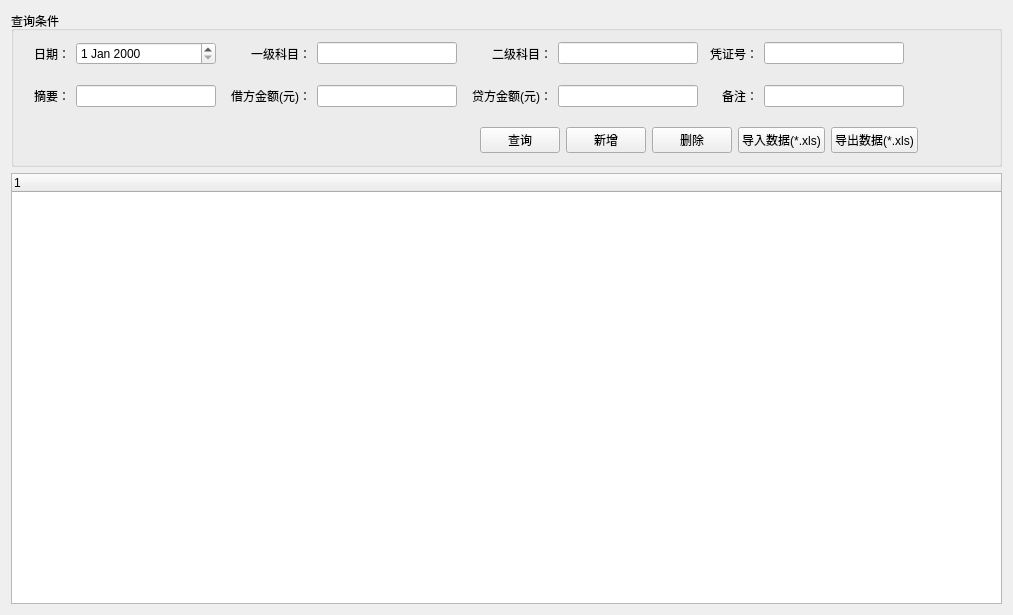
<?xml version="1.0" encoding="UTF-8"?>
<ui version="4.0">
 <class>FinancialSoftClass</class>
 <widget class="QMainWindow" name="FinancialSoftClass">
  <property name="geometry">
   <rect>
    <x>0</x>
    <y>0</y>
    <width>1013</width>
    <height>615</height>
   </rect>
  </property>
  <property name="windowTitle">
   <string>FinancialSoft</string>
  </property>
  <widget class="QWidget" name="centralWidget">
   <layout class="QHBoxLayout" name="horizontalLayout">
    <property name="spacing">
     <number>0</number>
    </property>
    <property name="leftMargin">
     <number>0</number>
    </property>
    <property name="topMargin">
     <number>0</number>
    </property>
    <property name="rightMargin">
     <number>0</number>
    </property>
    <property name="bottomMargin">
     <number>0</number>
    </property>
    <item>
     <widget class="QStackedWidget" name="stackedWidget">
      <property name="currentIndex">
       <number>1</number>
      </property>
      <widget class="QWidget" name="page2">
       <layout class="QHBoxLayout" name="horizontalLayout_28">
        <item>
         <spacer name="horizontalSpacer_5">
          <property name="orientation">
           <enum>Qt::Horizontal</enum>
          </property>
          <property name="sizeHint" stdset="0">
           <size>
            <width>325</width>
            <height>20</height>
           </size>
          </property>
         </spacer>
        </item>
        <item>
         <widget class="QGroupBox" name="groupBox_2">
          <property name="title">
           <string>信息</string>
          </property>
          <layout class="QVBoxLayout" name="verticalLayout_3">
           <item>
            <layout class="QHBoxLayout" name="horizontalLayout_24">
             <item>
              <widget class="QLabel" name="label_17">
               <property name="minimumSize">
                <size>
                 <width>60</width>
                 <height>0</height>
                </size>
               </property>
               <property name="text">
                <string>日期：</string>
               </property>
               <property name="alignment">
                <set>Qt::AlignRight|Qt::AlignTrailing|Qt::AlignVCenter</set>
               </property>
              </widget>
             </item>
             <item>
              <widget class="QDateEdit" name="dateEdit_change">
               <property name="minimumSize">
                <size>
                 <width>140</width>
                 <height>0</height>
                </size>
               </property>
               <property name="maximumSize">
                <size>
                 <width>140</width>
                 <height>16777215</height>
                </size>
               </property>
              </widget>
             </item>
            </layout>
           </item>
           <item>
            <layout class="QHBoxLayout" name="horizontalLayout_25">
             <item>
              <widget class="QLabel" name="label_18">
               <property name="minimumSize">
                <size>
                 <width>60</width>
                 <height>0</height>
                </size>
               </property>
               <property name="text">
                <string>一级科目：</string>
               </property>
               <property name="alignment">
                <set>Qt::AlignRight|Qt::AlignTrailing|Qt::AlignVCenter</set>
               </property>
              </widget>
             </item>
             <item>
              <widget class="QLineEdit" name="lineEdit_subject1_change">
               <property name="minimumSize">
                <size>
                 <width>140</width>
                 <height>0</height>
                </size>
               </property>
               <property name="maximumSize">
                <size>
                 <width>140</width>
                 <height>16777215</height>
                </size>
               </property>
              </widget>
             </item>
            </layout>
           </item>
           <item>
            <layout class="QHBoxLayout" name="horizontalLayout_26">
             <item>
              <widget class="QLabel" name="label_19">
               <property name="minimumSize">
                <size>
                 <width>85</width>
                 <height>0</height>
                </size>
               </property>
               <property name="text">
                <string>二级科目：</string>
               </property>
               <property name="alignment">
                <set>Qt::AlignRight|Qt::AlignTrailing|Qt::AlignVCenter</set>
               </property>
              </widget>
             </item>
             <item>
              <widget class="QLineEdit" name="lineEdit_subject2_change">
               <property name="minimumSize">
                <size>
                 <width>140</width>
                 <height>0</height>
                </size>
               </property>
               <property name="maximumSize">
                <size>
                 <width>140</width>
                 <height>16777215</height>
                </size>
               </property>
              </widget>
             </item>
            </layout>
           </item>
           <item>
            <layout class="QHBoxLayout" name="horizontalLayout_29">
             <item>
              <widget class="QLabel" name="label_21">
               <property name="minimumSize">
                <size>
                 <width>60</width>
                 <height>0</height>
                </size>
               </property>
               <property name="text">
                <string>摘要：</string>
               </property>
               <property name="alignment">
                <set>Qt::AlignRight|Qt::AlignTrailing|Qt::AlignVCenter</set>
               </property>
              </widget>
             </item>
             <item>
              <widget class="QLineEdit" name="lineEdit_digest_change">
               <property name="minimumSize">
                <size>
                 <width>140</width>
                 <height>0</height>
                </size>
               </property>
               <property name="maximumSize">
                <size>
                 <width>140</width>
                 <height>16777215</height>
                </size>
               </property>
              </widget>
             </item>
            </layout>
           </item>
           <item>
            <layout class="QHBoxLayout" name="horizontalLayout_31">
             <item>
              <widget class="QLabel" name="label_23">
               <property name="minimumSize">
                <size>
                 <width>85</width>
                 <height>0</height>
                </size>
               </property>
               <property name="text">
                <string>借方金额(元)：</string>
               </property>
               <property name="alignment">
                <set>Qt::AlignRight|Qt::AlignTrailing|Qt::AlignVCenter</set>
               </property>
              </widget>
             </item>
             <item>
              <widget class="QLineEdit" name="lineEdit_borrow_change">
               <property name="minimumSize">
                <size>
                 <width>140</width>
                 <height>0</height>
                </size>
               </property>
               <property name="maximumSize">
                <size>
                 <width>140</width>
                 <height>16777215</height>
                </size>
               </property>
              </widget>
             </item>
            </layout>
           </item>
           <item>
            <layout class="QHBoxLayout" name="horizontalLayout_32">
             <item>
              <widget class="QLabel" name="label_24">
               <property name="minimumSize">
                <size>
                 <width>85</width>
                 <height>0</height>
                </size>
               </property>
               <property name="text">
                <string>贷方金额(元)：</string>
               </property>
               <property name="alignment">
                <set>Qt::AlignRight|Qt::AlignTrailing|Qt::AlignVCenter</set>
               </property>
              </widget>
             </item>
             <item>
              <widget class="QLineEdit" name="lineEdit_loan_change">
               <property name="minimumSize">
                <size>
                 <width>140</width>
                 <height>0</height>
                </size>
               </property>
               <property name="maximumSize">
                <size>
                 <width>140</width>
                 <height>16777215</height>
                </size>
               </property>
              </widget>
             </item>
            </layout>
           </item>
           <item>
            <layout class="QHBoxLayout" name="horizontalLayout_30">
             <item>
              <widget class="QLabel" name="label_22">
               <property name="minimumSize">
                <size>
                 <width>6</width>
                 <height>0</height>
                </size>
               </property>
               <property name="text">
                <string>备注：</string>
               </property>
               <property name="alignment">
                <set>Qt::AlignRight|Qt::AlignTrailing|Qt::AlignVCenter</set>
               </property>
              </widget>
             </item>
             <item>
              <widget class="QLineEdit" name="lineEdit_remark_change">
               <property name="minimumSize">
                <size>
                 <width>140</width>
                 <height>0</height>
                </size>
               </property>
               <property name="maximumSize">
                <size>
                 <width>140</width>
                 <height>16777215</height>
                </size>
               </property>
              </widget>
             </item>
            </layout>
           </item>
           <item>
            <layout class="QHBoxLayout" name="horizontalLayout_27">
             <item>
              <widget class="QLabel" name="label_20">
               <property name="minimumSize">
                <size>
                 <width>85</width>
                 <height>0</height>
                </size>
               </property>
               <property name="text">
                <string>凭证号：</string>
               </property>
               <property name="alignment">
                <set>Qt::AlignRight|Qt::AlignTrailing|Qt::AlignVCenter</set>
               </property>
              </widget>
             </item>
             <item>
              <widget class="QLineEdit" name="lineEdit_id_change">
               <property name="minimumSize">
                <size>
                 <width>140</width>
                 <height>0</height>
                </size>
               </property>
               <property name="maximumSize">
                <size>
                 <width>140</width>
                 <height>16777215</height>
                </size>
               </property>
              </widget>
             </item>
            </layout>
           </item>
           <item>
            <layout class="QHBoxLayout" name="horizontalLayout_23">
             <item>
              <spacer name="horizontalSpacer_4">
               <property name="orientation">
                <enum>Qt::Horizontal</enum>
               </property>
               <property name="sizeHint" stdset="0">
                <size>
                 <width>40</width>
                 <height>20</height>
                </size>
               </property>
              </spacer>
             </item>
             <item>
              <widget class="QPushButton" name="pushButton_add_info">
               <property name="text">
                <string>添加信息</string>
               </property>
              </widget>
             </item>
             <item>
              <widget class="QPushButton" name="pushButton_save">
               <property name="text">
                <string>保存更改</string>
               </property>
              </widget>
             </item>
             <item>
              <widget class="QPushButton" name="pushButton_return">
               <property name="text">
                <string>放弃并返回</string>
               </property>
              </widget>
             </item>
            </layout>
           </item>
          </layout>
         </widget>
        </item>
        <item>
         <spacer name="horizontalSpacer_6">
          <property name="orientation">
           <enum>Qt::Horizontal</enum>
          </property>
          <property name="sizeHint" stdset="0">
           <size>
            <width>325</width>
            <height>20</height>
           </size>
          </property>
         </spacer>
        </item>
       </layout>
      </widget>
      <widget class="QWidget" name="page1">
       <layout class="QVBoxLayout" name="verticalLayout_2">
        <item>
         <widget class="QGroupBox" name="groupBox">
          <property name="title">
           <string>查询条件</string>
          </property>
          <layout class="QVBoxLayout" name="verticalLayout">
           <property name="spacing">
            <number>20</number>
           </property>
           <item>
            <layout class="QHBoxLayout" name="horizontalLayout_10">
             <property name="spacing">
              <number>10</number>
             </property>
             <property name="rightMargin">
              <number>0</number>
             </property>
             <item>
              <layout class="QHBoxLayout" name="horizontalLayout_2">
               <item>
                <widget class="QLabel" name="label">
                 <property name="minimumSize">
                  <size>
                   <width>45</width>
                   <height>0</height>
                  </size>
                 </property>
                 <property name="maximumSize">
                  <size>
                   <width>45</width>
                   <height>16777215</height>
                  </size>
                 </property>
                 <property name="text">
                  <string>日期：</string>
                 </property>
                 <property name="alignment">
                  <set>Qt::AlignRight|Qt::AlignTrailing|Qt::AlignVCenter</set>
                 </property>
                </widget>
               </item>
               <item>
                <widget class="QDateEdit" name="dateEdit_query">
                 <property name="minimumSize">
                  <size>
                   <width>140</width>
                   <height>0</height>
                  </size>
                 </property>
                 <property name="maximumSize">
                  <size>
                   <width>140</width>
                   <height>16777215</height>
                  </size>
                 </property>
                </widget>
               </item>
              </layout>
             </item>
             <item>
              <layout class="QHBoxLayout" name="horizontalLayout_3">
               <item>
                <widget class="QLabel" name="label_2">
                 <property name="minimumSize">
                  <size>
                   <width>85</width>
                   <height>0</height>
                  </size>
                 </property>
                 <property name="maximumSize">
                  <size>
                   <width>85</width>
                   <height>16777215</height>
                  </size>
                 </property>
                 <property name="text">
                  <string>一级科目：</string>
                 </property>
                 <property name="alignment">
                  <set>Qt::AlignRight|Qt::AlignTrailing|Qt::AlignVCenter</set>
                 </property>
                </widget>
               </item>
               <item>
                <widget class="QLineEdit" name="lineEdit_subject1_query">
                 <property name="minimumSize">
                  <size>
                   <width>140</width>
                   <height>0</height>
                  </size>
                 </property>
                 <property name="maximumSize">
                  <size>
                   <width>140</width>
                   <height>16777215</height>
                  </size>
                 </property>
                </widget>
               </item>
              </layout>
             </item>
             <item>
              <layout class="QHBoxLayout" name="horizontalLayout_4">
               <item>
                <widget class="QLabel" name="label_3">
                 <property name="minimumSize">
                  <size>
                   <width>85</width>
                   <height>0</height>
                  </size>
                 </property>
                 <property name="maximumSize">
                  <size>
                   <width>85</width>
                   <height>16777215</height>
                  </size>
                 </property>
                 <property name="text">
                  <string>二级科目：</string>
                 </property>
                 <property name="alignment">
                  <set>Qt::AlignRight|Qt::AlignTrailing|Qt::AlignVCenter</set>
                 </property>
                </widget>
               </item>
               <item>
                <widget class="QLineEdit" name="lineEdit_subject2_query">
                 <property name="minimumSize">
                  <size>
                   <width>140</width>
                   <height>0</height>
                  </size>
                 </property>
                 <property name="maximumSize">
                  <size>
                   <width>140</width>
                   <height>16777215</height>
                  </size>
                 </property>
                </widget>
               </item>
              </layout>
             </item>
             <item>
              <layout class="QHBoxLayout" name="horizontalLayout_9">
               <item>
                <widget class="QLabel" name="label_8">
                 <property name="minimumSize">
                  <size>
                   <width>50</width>
                   <height>0</height>
                  </size>
                 </property>
                 <property name="maximumSize">
                  <size>
                   <width>50</width>
                   <height>16777215</height>
                  </size>
                 </property>
                 <property name="text">
                  <string>凭证号：</string>
                 </property>
                 <property name="alignment">
                  <set>Qt::AlignRight|Qt::AlignTrailing|Qt::AlignVCenter</set>
                 </property>
                </widget>
               </item>
               <item>
                <widget class="QLineEdit" name="lineEdit_id_query">
                 <property name="minimumSize">
                  <size>
                   <width>140</width>
                   <height>0</height>
                  </size>
                 </property>
                 <property name="maximumSize">
                  <size>
                   <width>140</width>
                   <height>16777215</height>
                  </size>
                 </property>
                </widget>
               </item>
              </layout>
             </item>
             <item>
              <spacer name="horizontalSpacer_2">
               <property name="orientation">
                <enum>Qt::Horizontal</enum>
               </property>
               <property name="sizeHint" stdset="0">
                <size>
                 <width>40</width>
                 <height>20</height>
                </size>
               </property>
              </spacer>
             </item>
            </layout>
           </item>
           <item>
            <layout class="QHBoxLayout" name="horizontalLayout_11">
             <property name="spacing">
              <number>10</number>
             </property>
             <property name="rightMargin">
              <number>0</number>
             </property>
             <item>
              <layout class="QHBoxLayout" name="horizontalLayout_5">
               <item>
                <widget class="QLabel" name="label_4">
                 <property name="minimumSize">
                  <size>
                   <width>45</width>
                   <height>0</height>
                  </size>
                 </property>
                 <property name="maximumSize">
                  <size>
                   <width>45</width>
                   <height>16777215</height>
                  </size>
                 </property>
                 <property name="text">
                  <string>摘要：</string>
                 </property>
                 <property name="alignment">
                  <set>Qt::AlignRight|Qt::AlignTrailing|Qt::AlignVCenter</set>
                 </property>
                </widget>
               </item>
               <item>
                <widget class="QLineEdit" name="lineEdit_digest_query">
                 <property name="minimumSize">
                  <size>
                   <width>140</width>
                   <height>0</height>
                  </size>
                 </property>
                 <property name="maximumSize">
                  <size>
                   <width>140</width>
                   <height>16777215</height>
                  </size>
                 </property>
                </widget>
               </item>
              </layout>
             </item>
             <item>
              <layout class="QHBoxLayout" name="horizontalLayout_6">
               <item>
                <widget class="QLabel" name="label_5">
                 <property name="minimumSize">
                  <size>
                   <width>85</width>
                   <height>0</height>
                  </size>
                 </property>
                 <property name="maximumSize">
                  <size>
                   <width>85</width>
                   <height>16777215</height>
                  </size>
                 </property>
                 <property name="text">
                  <string>借方金额(元)：</string>
                 </property>
                 <property name="alignment">
                  <set>Qt::AlignRight|Qt::AlignTrailing|Qt::AlignVCenter</set>
                 </property>
                </widget>
               </item>
               <item>
                <widget class="QLineEdit" name="lineEdit_borrow_query">
                 <property name="minimumSize">
                  <size>
                   <width>140</width>
                   <height>0</height>
                  </size>
                 </property>
                 <property name="maximumSize">
                  <size>
                   <width>140</width>
                   <height>16777215</height>
                  </size>
                 </property>
                </widget>
               </item>
              </layout>
             </item>
             <item>
              <layout class="QHBoxLayout" name="horizontalLayout_7">
               <item>
                <widget class="QLabel" name="label_6">
                 <property name="minimumSize">
                  <size>
                   <width>85</width>
                   <height>0</height>
                  </size>
                 </property>
                 <property name="maximumSize">
                  <size>
                   <width>85</width>
                   <height>16777215</height>
                  </size>
                 </property>
                 <property name="text">
                  <string>贷方金额(元)：</string>
                 </property>
                 <property name="alignment">
                  <set>Qt::AlignRight|Qt::AlignTrailing|Qt::AlignVCenter</set>
                 </property>
                </widget>
               </item>
               <item>
                <widget class="QLineEdit" name="lineEdit_loan_query">
                 <property name="minimumSize">
                  <size>
                   <width>140</width>
                   <height>0</height>
                  </size>
                 </property>
                 <property name="maximumSize">
                  <size>
                   <width>140</width>
                   <height>16777215</height>
                  </size>
                 </property>
                </widget>
               </item>
              </layout>
             </item>
             <item>
              <layout class="QHBoxLayout" name="horizontalLayout_8">
               <item>
                <widget class="QLabel" name="label_7">
                 <property name="minimumSize">
                  <size>
                   <width>50</width>
                   <height>0</height>
                  </size>
                 </property>
                 <property name="maximumSize">
                  <size>
                   <width>50</width>
                   <height>16777215</height>
                  </size>
                 </property>
                 <property name="text">
                  <string>备注：</string>
                 </property>
                 <property name="alignment">
                  <set>Qt::AlignRight|Qt::AlignTrailing|Qt::AlignVCenter</set>
                 </property>
                </widget>
               </item>
               <item>
                <widget class="QLineEdit" name="lineEdit_remark_query">
                 <property name="minimumSize">
                  <size>
                   <width>140</width>
                   <height>0</height>
                  </size>
                 </property>
                 <property name="maximumSize">
                  <size>
                   <width>140</width>
                   <height>16777215</height>
                  </size>
                 </property>
                </widget>
               </item>
              </layout>
             </item>
             <item>
              <spacer name="horizontalSpacer_3">
               <property name="orientation">
                <enum>Qt::Horizontal</enum>
               </property>
               <property name="sizeHint" stdset="0">
                <size>
                 <width>40</width>
                 <height>20</height>
                </size>
               </property>
              </spacer>
             </item>
            </layout>
           </item>
           <item>
            <layout class="QHBoxLayout" name="horizontalLayout_22">
             <property name="rightMargin">
              <number>70</number>
             </property>
             <item>
              <spacer name="horizontalSpacer">
               <property name="orientation">
                <enum>Qt::Horizontal</enum>
               </property>
               <property name="sizeHint" stdset="0">
                <size>
                 <width>40</width>
                 <height>20</height>
                </size>
               </property>
              </spacer>
             </item>
             <item>
              <widget class="QPushButton" name="pushButton_query">
               <property name="text">
                <string>查询</string>
               </property>
              </widget>
             </item>
             <item>
              <widget class="QPushButton" name="pushButton_add">
               <property name="text">
                <string>新增</string>
               </property>
              </widget>
             </item>
             <item>
              <widget class="QPushButton" name="pushButton_delete">
               <property name="text">
                <string>删除</string>
               </property>
              </widget>
             </item>
             <item>
              <widget class="QPushButton" name="pushButton_import_data">
               <property name="text">
                <string>导入数据(*.xls)</string>
               </property>
              </widget>
             </item>
             <item>
              <widget class="QPushButton" name="pushButton_output_data">
               <property name="text">
                <string>导出数据(*.xls)</string>
               </property>
              </widget>
             </item>
            </layout>
           </item>
          </layout>
         </widget>
        </item>
        <item>
         <widget class="QTreeWidget" name="treeWidget">
          <column>
           <property name="text">
            <string notr="true">1</string>
           </property>
          </column>
         </widget>
        </item>
       </layout>
      </widget>
     </widget>
    </item>
   </layout>
  </widget>
 </widget>
 <layoutdefault spacing="6" margin="11"/>
 <resources>
  <include location="FinancialSoft.qrc"/>
 </resources>
 <connections/>
</ui>
